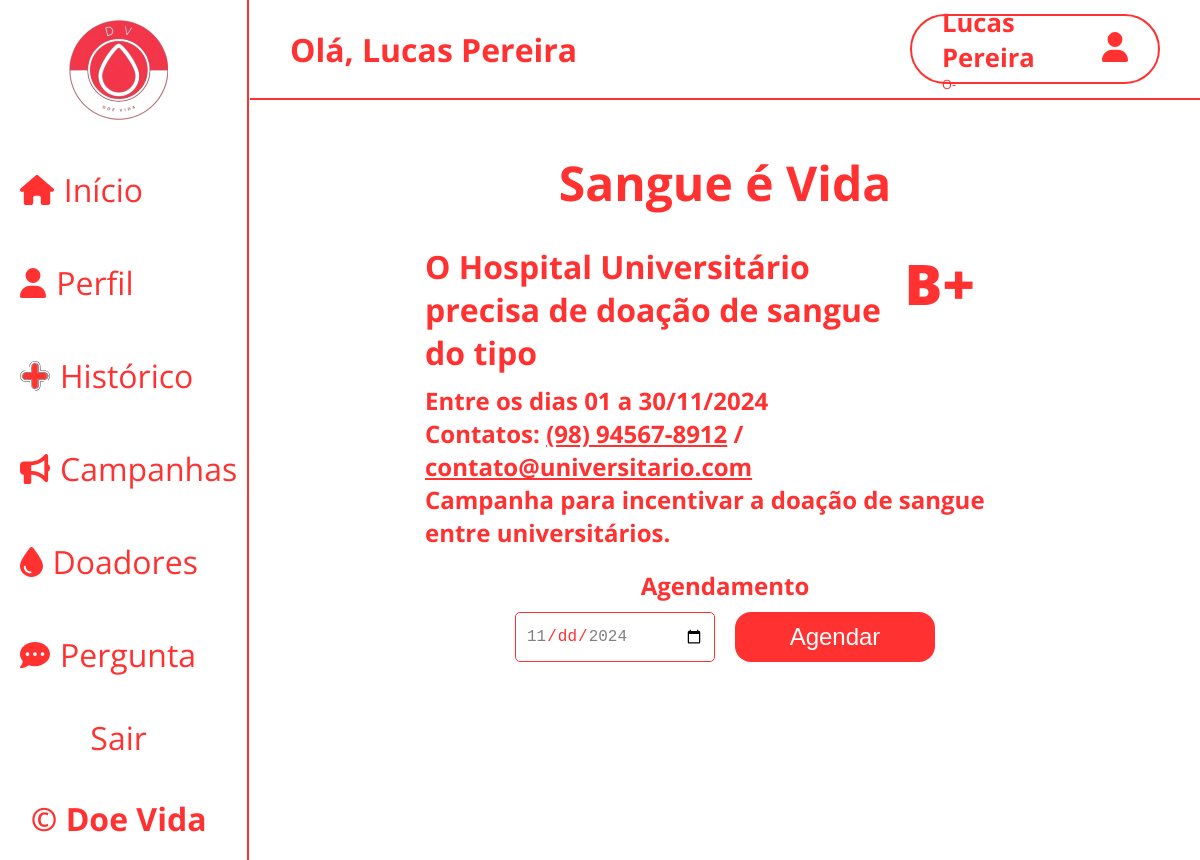
Screenshot of /views/mostrarCampanha.php?id=3 (signed in) with the database file from the repository.
### tables this page shows
CREATE TABLE campanhas_de_doacoes (
    id_campanhas INT PRIMARY KEY AUTO_INCREMENT,
    hospital VARCHAR(255) NOT NULL,
    nome_campanha VARCHAR(255) NOT NULL,
    descricao TEXT NOT NULL,
    data_inicio DATE NOT NULL,
    data_fim DATE NOT NULL,
    email VARCHAR(255) NOT NULL,
    telefone VARCHAR(255) NOT NULL, 
    tipo_sanguineo ENUM('A+', 'B+', 'AB+', 'O+', 'A-', 'B-', 'AB-', 'O-') NOT NULL,
    imagem_campanha LONGBLOB,
    id_clinica INT,
    FOREIGN KEY (id_clinica) REFERENCES clinicas(id_clinica)
);

### models/campanhas_doacoes.php (called while the page is built, shortened)
<?php
class Campanhas
{
    static function mostrarCampanhaId($id_campanhas)
    {
        try {
            $conn = Conexao::conectar();
            $sql = 'SELECT * FROM campanhas_de_doacoes WHERE id_campanhas = :id';
            $stmt = $conn->prepare($sql);
            $stmt->bindValue(':id', $id_campanhas);
            $stmt->execute();
            $resultado = $stmt->fetch();
            return $resultado;
        } catch (PDOException $erro) {
            echo $erro->getMessage();
        }
    }
}

### views/mostrarCampanha.php (the view, shortened to what this page needs)
<?php
require_once $_SERVER['DOCUMENT_ROOT'] . '/doa_vida/views/__cabecalho.php';
require_once $_SERVER['DOCUMENT_ROOT'] . '/doa_vida/models/campanhas_doacoes.php';
$id_campanhas = $_GET['id'];
$mostar_campanha = Campanhas::mostrarCampanhaId($id_campanhas);
?>
<main id="conteudo-mostrarCampanha">
  <div id="cabecalho_addCampanhas">
    <h1 class="title_campanhas"><?= htmlspecialchars($mostar_campanha['nome_campanha']) ?></h1>
  </div>
  <div id="div_mostrarCampanha">
    <div id="main-campanha">
      <h1 class="nome_hospital">O <?= htmlspecialchars($mostar_campanha['hospital']) ?> precisa de doação de sangue do tipo</h1>
      <span class="tipo_sanguineoCampanha"><?= htmlspecialchars($mostar_campanha['tipo_sanguineo']) ?></span>
    </div>
    <p class="paragrafo_campanha">Entre os dias <?= date_format(date_create(htmlspecialchars($mostar_campanha['data_inicio'])), 'd')  ?> a <?= date_format(date_create(htmlspecialchars($mostar_campanha['data_fim'])), 'd/m/Y') ?></p>
    <p class="paragrafo_campanha">
      Contatos:
      <a href="#" id="telefone-link"><?= htmlspecialchars($mostar_campanha['telefone']) ?></a>
      /
      <a href="mailto:<?= htmlspecialchars($mostar_campanha['email']) ?>"><?= htmlspecialchars($mostar_campanha['email']) ?></a>
    </p>
    <p class="paragrafo_campanha"><?= htmlspecialchars($mostar_campanha['descricao']) ?></p>
    <form action="/doa_vida/controllers/agendamento_controller.php" method="post" id="form_agendamento">
      <label for="data_fim">Agendamento</label>
      <div class="inputs_grupo">
        <input required type="date" name="data_agendamento" min="<?= $mostar_campanha['data_inicio'] ?>" max="<?= $mostar_campanha['data_fim'] ?>" class="input_agendamento">
        <input type="submit" value="Agendar" class="input_agendamento btn_agendamento">
      </div>
    </form>
  </div>
</main>
</main>
</body>
</html>

### css/style.css (style rules this page uses)
* { box-sizing: border-box; padding: 0px; margin: 0px; }
:root { --cor-vermelha: #ff3131; --cor-vermelho-escuro: #8a1313; --cor-preta: black; --cor-branca: white; --cor-cinza-escuro: rgb(63, 63, 63); --cor-cinza-claro: #aaa; --font-open-sans: "Open Sans", sans-serif; }
body, html { max-width: 100vw; height: 100vh; }
#conteudo-campanhas, #conteudo-mostrarCampanha { max-width: 100vw; max-height: 100%; }
#cabecalho_addCampanhas { max-width: 100%; display: flex; justify-content: space-between; align-items: center; margin: 70px 0px 20px 0px; padding: 0px 30px; }
#conteudo-mostrarCampanha > #cabecalho_addCampanhas { justify-content: center; }
.title_campanhas { text-align: center; font-size: 3rem; font-family: var(--font-open-sans); color: var(--cor-vermelha); }
#input-tipoSanguineo, .input_agendamento { border: 1px solid var(--cor-vermelha); border-radius: 5px; font-size: 1rem; padding: 10px; color: var(--cor-vermelha); }
.btn-cadastarCampanha, .btn_agendamento { background-color: var(--cor-vermelha); color: var(--cor-branca); text-decoration: none; font-size: 1.5rem; padding: 10px; border: none; border-radius: 32px; cursor: pointer; transition: background-color 0.3s; width: 150px; height: 50px; }
#conteudo-mostrarCampanha { display: flex; flex-direction: column; justify-content: center; align-items: center; }
#div_mostrarCampanha { max-width: 600px; display: flex; flex-direction: column; align-items: flex-start; font-family: var(--font-open-sans); color: var(--cor-vermelha); font-weight: bold; }
#main-campanha { display: flex; max-width: 550px; margin: 10px 0px; }
.nome_hospital { font-size: 2rem; }
.tipo_sanguineoCampanha { font-size: 3.5rem; font-weight: bolder; }
.paragrafo_campanha, #form_agendamento { font-size: 1.5rem; }
.paragrafo_campanha > a, .input_agendamento { color: var(--cor-vermelha); }
#form_agendamento { width: 100%; display: flex; flex-direction: column; align-items: center; margin-top: 20px; gap: 10px; }
.inputs_grupo { width: 100%; display: flex; justify-content: center; gap: 20px; }
.input_agendamento { width: 200px; }
.btn_agendamento { color: var(--cor-branca); border-radius: 16px; }

### rows the page displays
campanhas_de_doacoes: nome_campanha "Sangue é Vida", hospital "Hospital Universitário", tipo_sanguineo "B+", data_inicio "01", data_fim "30/11/2024", email "contato@universitario.com", descricao "Campanha para incentivar a doação de sangue entre universitários."

### other values shown
$_SESSION['nome_doador'] "Lucas Pereira"
$_SESSION['tipo_sanguineo'] "O-"
